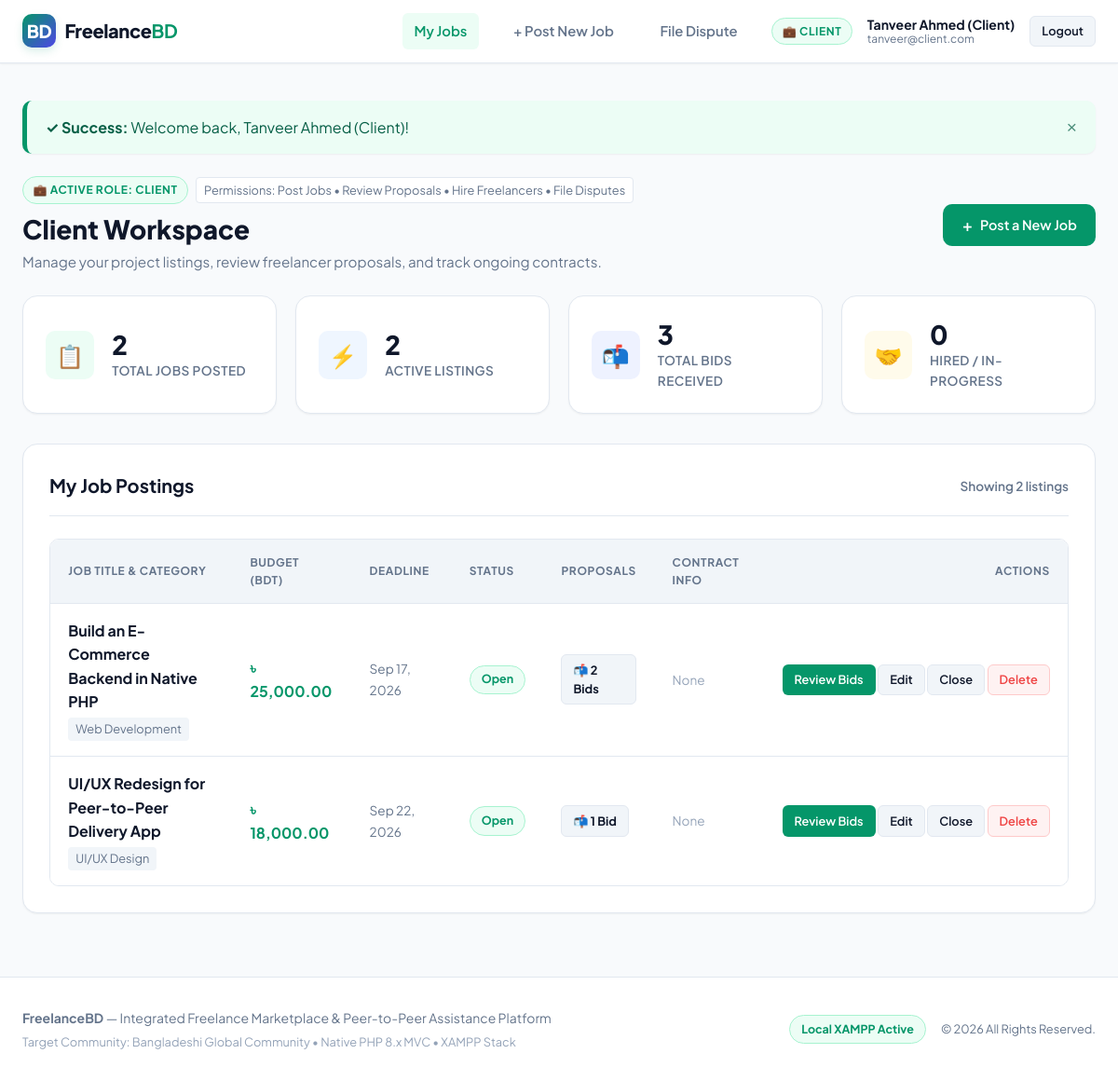
Page /index.php?action=client_dashboard (signed in) on the committed database.
### tables this page shows
CREATE TABLE `jobs` (
    `id` INT AUTO_INCREMENT PRIMARY KEY,
    `client_id` INT NOT NULL,
    `title` VARCHAR(150) NOT NULL,
    `description` TEXT NOT NULL,
    `category` VARCHAR(50) NOT NULL,
    `budget` DECIMAL(10,2) NOT NULL,
    `deadline` DATE NOT NULL,
    `status` ENUM('open', 'in_progress', 'completed', 'closed') DEFAULT 'open',
    `created_at` TIMESTAMP DEFAULT CURRENT_TIMESTAMP,
    FOREIGN KEY (`client_id`) REFERENCES `users`(`id`) ON DELETE CASCADE
);

### controllers/ClientController.php (called while the page is built, shortened)
<?php
require_once __DIR__ . '/AuthController.php';
require_once __DIR__ . '/../models/Job.php';
class ClientController {
    private Job $jobModel;
    public function __construct() {
        $this->jobModel = new Job();
    }
    public function dashboard(): void {
        $currentUser = AuthController::currentUser();
        $clientId = $currentUser['id'];
        $jobs = $this->jobModel->getByClientId($clientId);
        $totalJobs = count($jobs);
        $activeJobs = 0;
        $totalBidsReceived = 0;
        $activeHires = 0;
        foreach ($jobs as $j) {
            if (in_array($j['status'], ['open', 'in_progress'])) {
                $activeJobs++;
            }
            $totalBidsReceived += (int) $j['proposal_count'];
        }
        require __DIR__ . '/../views/client/dashboard.php';
    }
}

### config/database.php (called while the page is built, shortened)
<?php
class Database {
    private static ?Database $instance = null;
    private ?PDO $pdo = null;
    private string $host = '127.0.0.1';
    private string $db   = 'freelance_platform';
    private string $user = 'root';
    private string $pass = '';
    private string $charset = 'utf8mb4';
    private function __construct() {
        $dsn = "mysql:host={$this->host};dbname={$this->db};charset={$this->charset}";
        $options = [
            PDO::ATTR_ERRMODE            => PDO::ERRMODE_EXCEPTION,
            PDO::ATTR_DEFAULT_FETCH_MODE => PDO::FETCH_ASSOC,
            PDO::ATTR_EMULATE_PREPARES   => false,
        ];
        try {
            $this->pdo = new PDO($dsn, $this->user, $this->pass, $options);
        } catch (PDOException $e) {
            if ($e->getCode() == 1049 || str_contains($e->getMessage(), 'Unknown database')) {
                $this->autoInitDatabase();
                $this->pdo = new PDO($dsn, $this->user, $this->pass, $options);
            } else {
                throw new Exception("Database Connection Error: " . $e->getMessage());
            }
        }
    }
    public static function getInstance(): Database {
        if (self::$instance === null) {
            self::$instance = new Database();
        }
        return self::$instance;
    }
    public function getConnection(): PDO {
        return $this->pdo;
    }
}

### controllers/AuthController.php (called while the page is built, shortened)
<?php
class AuthController {
    public static function isAuthenticated(): bool {
        return !empty($_SESSION['user_id']);
    }
    public static function currentUser(): ?array {
        return [
            'id'    => $_SESSION['user_id'],
            'name'  => $_SESSION['user_name'] ?? 'User',
            'email' => $_SESSION['user_email'] ?? '',
            'role'  => $_SESSION['user_role'] ?? 'guest'
        ];
    }
}

### models/Job.php (called while the page is built, shortened)
<?php
require_once __DIR__ . '/../config/database.php';
class Job {
    private PDO $db;
    public function __construct() {
        $this->db = Database::getInstance()->getConnection();
    }
    public function getByClientId(int $clientId): array {
        $stmt = $this->db->prepare("
            SELECT j.*,
                   (SELECT COUNT(*) FROM proposals WHERE job_id = j.id) AS proposal_count,
                   (SELECT p.id FROM proposals p WHERE p.job_id = j.id AND p.status = 'accepted' LIMIT 1) AS accepted_proposal_id,
                   (SELECT u2.name FROM proposals p JOIN users u2 ON p.freelancer_id = u2.id WHERE p.job_id = j.id AND p.status = 'accepted' LIMIT 1) AS hired_freelancer_name,
                   (SELECT p.bid_amount FROM proposals p WHERE p.job_id = j.id AND p.status = 'accepted' LIMIT 1) AS hired_bid_amount
            FROM jobs j
            WHERE j.client_id = :client_id
            ORDER BY j.created_at DESC
        ");
        $stmt->execute([':client_id' => $clientId]);
        return $stmt->fetchAll();
    }
}

### views/client/dashboard.php (the view)
<?php require __DIR__ . '/../layout/header.php'; ?>
<div style="display:flex; justify-content:space-between; align-items:center; margin-bottom:1.5rem; flex-wrap:wrap; gap:1rem;">
    <div>
        <div style="display:flex; align-items:center; gap:0.5rem; margin-bottom:0.35rem;">
            <span class="role-tag client" style="font-size:0.75rem;">💼 Active Role: Client</span>
            <span style="font-size:0.8rem; color:var(--text-muted); background:white; border:1px solid var(--border); padding:0.15rem 0.5rem; border-radius:4px;">
                Permissions: Post Jobs &bull; Review Proposals &bull; Hire Freelancers &bull; File Disputes
            </span>
        </div>
        <h1 style="font-size:1.75rem; font-weight:800; color:var(--text-main);">Client Workspace</h1>
        <p style="color:var(--text-muted); font-size:0.95rem;">Manage your project listings, review freelancer proposals, and track ongoing contracts.</p>
    </div>
    <div>
        <a href="index.php?action=create_job" class="btn btn-primary">
            <span style="font-size:1.1rem; line-height:1;">+</span> Post a New Job
        </a>
    </div>
</div>
<div class="stats-grid">
    <div class="stat-card">
        <div class="stat-icon-wrapper green">📋</div>
        <div>
            <div class="stat-number"><?= (int)$totalJobs ?></div>
            <div class="stat-label">Total Jobs Posted</div>
        </div>
    </div>
    <div class="stat-card">
        <div class="stat-icon-wrapper blue">⚡</div>
        <div>
            <div class="stat-number"><?= (int)$activeJobs ?></div>
            <div class="stat-label">Active Listings</div>
        </div>
    </div>
    <div class="stat-card">
        <div class="stat-icon-wrapper indigo">📬</div>
        <div>
            <div class="stat-number"><?= (int)$totalBidsReceived ?></div>
            <div class="stat-label">Total Bids Received</div>
        </div>
    </div>
    <div class="stat-card">
        <div class="stat-icon-wrapper amber">🤝</div>
        <div>
            <div class="stat-number"><?= (int)$activeHires ?></div>
            <div class="stat-label">Hired / In-Progress</div>
        </div>
    </div>
</div>
<div class="card">
    <div class="card-header">
        <h2 class="card-title">My Job Postings</h2>
        <span style="font-size:0.85rem; color:var(--text-muted); font-weight:600;">Showing <?= count($jobs) ?> listings</span>
    </div>
    <?php if (empty($jobs)): ?>
        <div style="text-align:center; padding:3rem 1rem;">
            <div style="font-size:3rem; margin-bottom:1rem;">📂</div>
            <h3 style="font-size:1.2rem; font-weight:700; color:var(--text-main);">No jobs posted yet</h3>
            <p style="color:var(--text-muted); margin-bottom:1.5rem;">Start hiring verified Bangladeshi digital talent by creating your first job listing.</p>
            <a href="index.php?action=create_job" class="btn btn-primary">Post Your First Job</a>
        </div>
    <?php else: ?>
        <div class="table-responsive">
            <table class="custom-table">
                <thead>
                    <tr>
                        <th>Job Title & Category</th>
                        <th>Budget (BDT)</th>
                        <th>Deadline</th>
                        <th>Status</th>
                        <th>Proposals</th>
                        <th>Contract Info</th>
                        <th style="text-align:right;">Actions</th>
                    </tr>
                </thead>
                <tbody>
                    <?php foreach ($jobs as $job): ?>
                        <tr>
                            <td>
                                <strong style="font-size:1rem; color:var(--text-main); display:block;">
                                    <?= htmlspecialchars($job['title']) ?>
                                </strong>
                                <span style="font-size:0.8rem; color:var(--text-muted); background:var(--bg-subtle); padding:0.15rem 0.5rem; border-radius:4px; display:inline-block; margin-top:0.25rem;">
                                    <?= htmlspecialchars($job['category']) ?>
                                </span>
                            </td>
                            <td>
                                <strong style="color:var(--primary); font-size:1rem;">৳ <?= number_format((float)$job['budget'], 2) ?></strong>
                            </td>
                            <td>
                                <span style="font-size:0.85rem; color:var(--text-muted);">
                                    <?= date('M d, Y', strtotime($job['deadline'])) ?>
                                </span>
                            </td>
                            <td>
                                <span class="badge badge-<?= htmlspecialchars($job['status']) ?>">
                                    <?= htmlspecialchars(str_replace('_', ' ', $job['status'])) ?>
                                </span>
                            </td>
                            <td>
                                <a href="index.php?action=view_bids&job_id=<?= (int)$job['id'] ?>" class="btn btn-secondary btn-sm" style="font-weight:700;">
                                    📬 <?= (int)$job['proposal_count'] ?> <?= ((int)$job['proposal_count'] === 1) ? 'Bid' : 'Bids' ?>
                                </a>
                            </td>
                            <td>
                                <?php if (!empty($job['hired_freelancer_name'])): ?>
                                    <span style="font-size:0.85rem; color:var(--primary); font-weight:600;">
                                        👤 <?= htmlspecialchars($job['hired_freelancer_name']) ?>
                                    </span>
                                <?php else: ?>
                                    <span style="font-size:0.85rem; color:var(--text-light);">None</span>
                                <?php endif; ?>
                            </td>
                            <td style="text-align:right; white-space:nowrap;">
                                <a href="index.php?action=view_bids&job_id=<?= (int)$job['id'] ?>" class="btn btn-primary btn-sm" title="Review Proposals">
                                    Review Bids
                                </a>
                                <?php if ($job['status'] === 'open'): ?>
                                    <a href="index.php?action=edit_job&id=<?= (int)$job['id'] ?>" class="btn btn-secondary btn-sm" title="Edit Job">
                                        Edit
                                    </a>
                                    <a href="index.php?action=close_job&id=<?= (int)$job['id'] ?>" class="btn btn-secondary btn-sm" onclick="return confirmAction('Are you sure you want to close this job listing?');" title="Close Listing">
                                        Close
                                    </a>
                                <?php endif; ?>
                                <a href="index.php?action=delete_job&id=<?= (int)$job['id'] ?>" class="btn btn-danger btn-sm" onclick="return confirmAction('Permanently delete this job and all received bids?');" title="Delete Job">
                                    Delete
                                </a>
                            </td>
                        </tr>
                    <?php endforeach; ?>
                </tbody>
            </table>
        </div>
    <?php endif; ?>
</div>
<?php require __DIR__ . '/../layout/footer.php'; ?>

### rows in the picture
jobs: title "Build an E-Commerce Backend in Native PHP", category "Web Development", budget "25,000.00", deadline "Sep 17, 2026", status "Open", proposal_count "2", shows "Bids"
jobs: title "UI/UX Redesign for Peer-to-Peer Delivery App", category "UI/UX Design", budget "18,000.00", deadline "Sep 22, 2026", status "Open", proposal_count "1", shows "Bid"

### other values in the picture
$currentUser['name'] "Tanveer Ahmed (Client)"
$currentUser['email'] "tanveer@client.com"
$flash['message'] "Welcome back, Tanveer Ahmed (Client)!"
$totalJobs "2"
$activeJobs "2"
$totalBidsReceived "3"
$activeHires "0"
count($jobs) "2"
